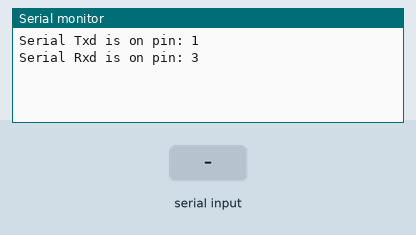
Bench run of a sketch on a simulated ESP32. Shown: the last lines printed to the serial monitor. The inputs (shaded band) are chosen by the test bench.

Above: at 1.2 s.
1.3 s: "1" received over the second serial link
At 2.5 s:
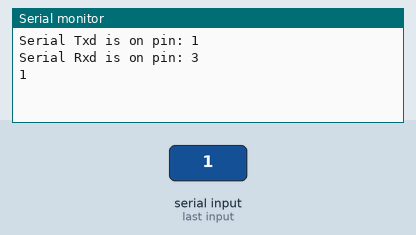
2.8 s: "0" received over the second serial link
At 3.9 s:
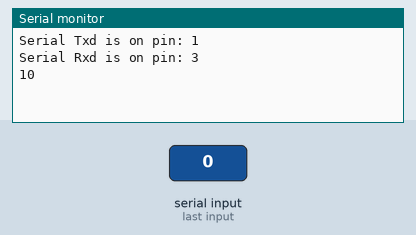

The sketch:

ESP32MultiSerial.ino
```cpp
/*
 * There are three serial ports on the ESP known as U0UXD, U1UXD and U2UXD.
 *
 * U0UXD is used to communicate with the ESP32 for programming and during reset/boot.
 * U1UXD is unused and can be used for your projects. Some boards use this port for SPI Flash access though
 * U2UXD is unused and can be used for your projects.
 *
*/

#define RXD2 16
#define TXD2 17

void setup() {
  // Note the format for setting a serial port is as follows: Serial2.begin(baud-rate, protocol, RX pin, TX pin);
  Serial.begin(115200);
  //Serial1.begin(9600, SERIAL_8N1, RXD2, TXD2);
  Serial2.begin(9600, SERIAL_8N1, RXD2, TXD2);
  Serial.println("Serial Txd is on pin: "+String(TX));
  Serial.println("Serial Rxd is on pin: "+String(RX));
}

void loop() { //Choose Serial1 or Serial2 as required
  while (Serial2.available()) {
    Serial.print(char(Serial2.read()));
  }
  while (Serial.available()) {
    Serial2.print(char(Serial.read()));
  }
}
```

Measured:
- after the input at 1.3 s, the serial monitor: prints a new line at once (image 1)
- after the input at 2.8 s, the serial monitor: prints a new line at once (image 2)
